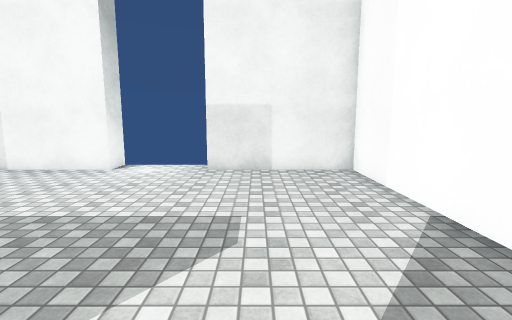
[1] (above)

15 first-person views from a walk through a scene from a Unity 3-D project. The camera is 1.5 m above the floor, tilts 8° down and sees 85° across. The floor is counted in squares, 1 m on a side. Each view is taken from the middle of a square. On the plan, view 1 faces up. The plan holds only what a view shows up to about 14 squares ahead; the rest is blank. Some animated figures are left out. Surface patterns are stand-ins for the level's own textures.

[2]
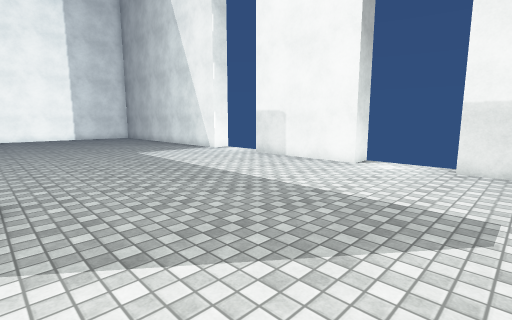

[3]
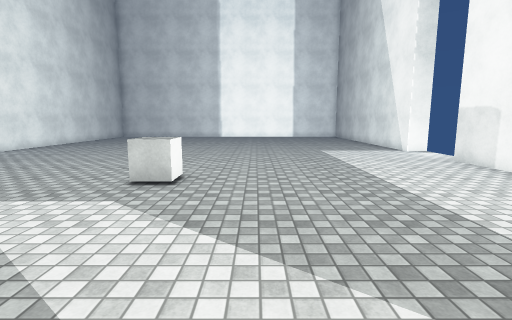

[4]
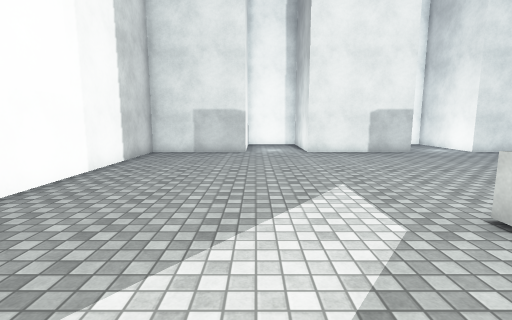

[5]
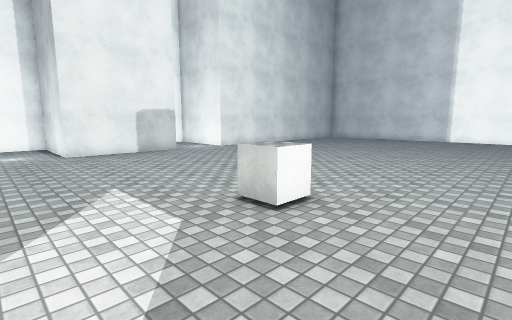

[6]
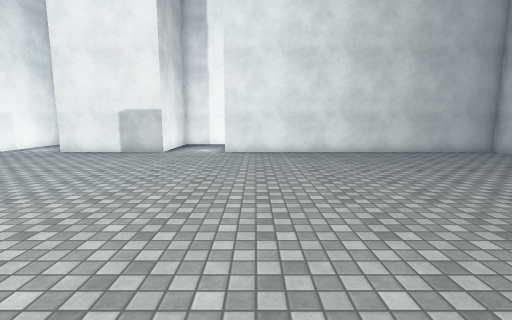

[7]
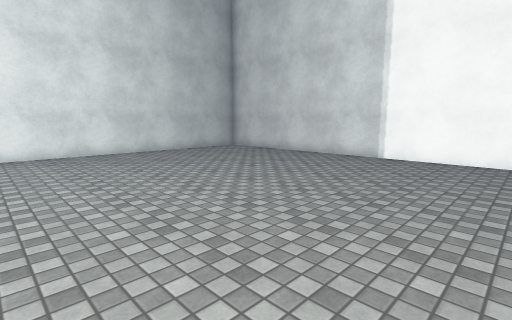

[8]
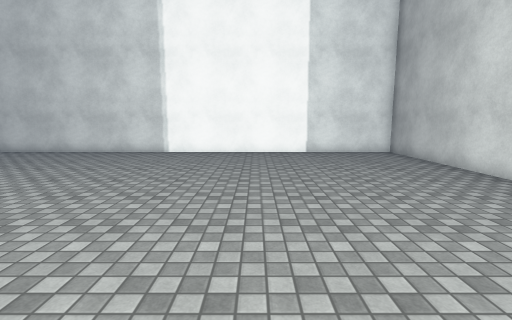

[9]
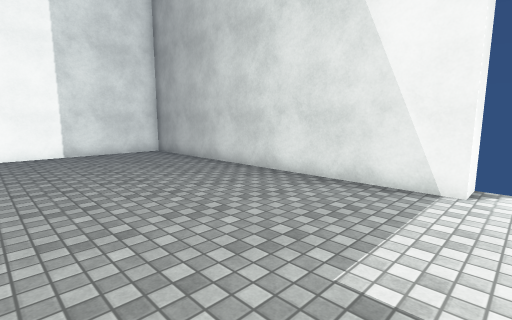

[10]
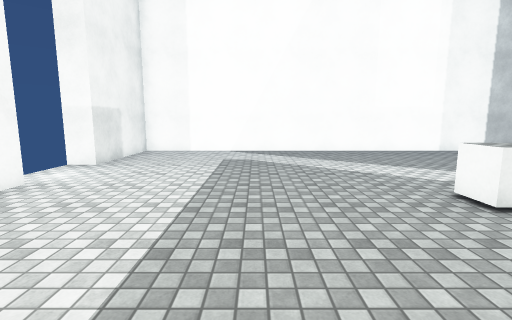

[11]
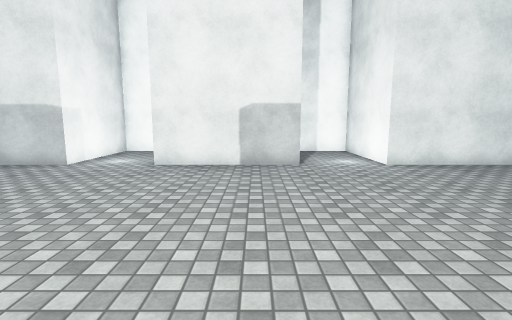

[12]
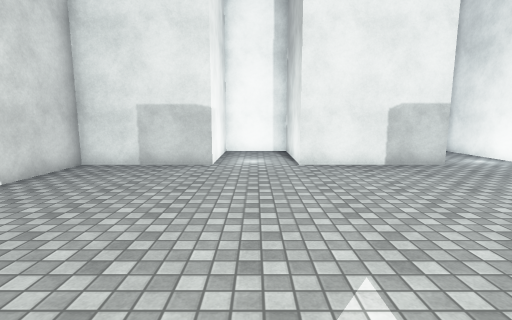

[13]
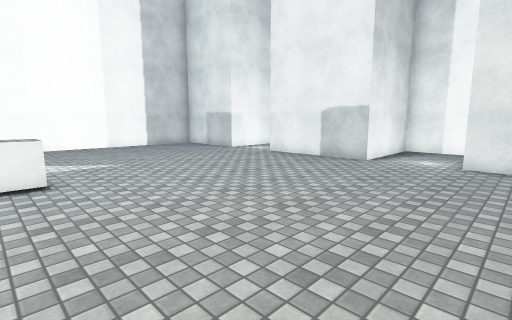

[14]
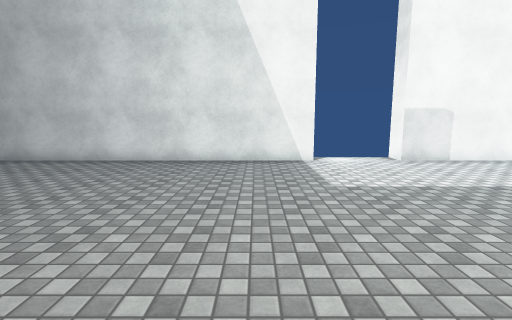

[15]
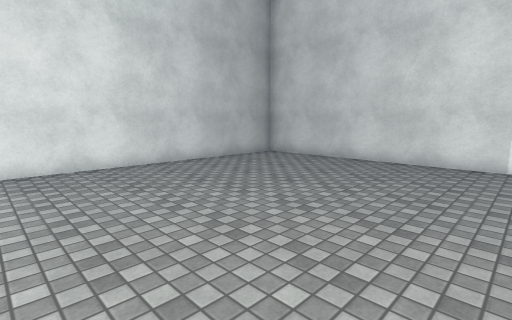

### Floor plan
Points are (right, up) in squares from view 1. A wall is a line through its corners. A room is listed if a view was taken in it or the views show most of it. See-through windows are left out.
Room 1 (views 1, 2, 3, 4, 5, 6, 7, 8, 9, 10, 11, 12, 13, 14, 15)
walls: (-12.8, 9.6) (-12.8, 8.5) (-25.5, 8.5) (-25.5, -11.5) (-12.5, -11.5) (-12.5, -16) (-9.5, -16) (-9.5, -11.5) (-4.5, -11.5) (-4.5, -16) (-1.5, -16) (-1.5, -11.5) (3, -11.5) (3, 8.5) (-1.5, 8.5) (-1.5, 9.5); (-4.5, 9.6) (-4.5, 8.5) (-9.5, 8.5) (-9.5, 9.5)
objects: white cube (-6, -2) to (-6, -1)

Positions as (right, up) in squares from view 1, and headings:
1: (0, 0), facing up
2: (0, -1), facing up-left
3: (1, 1), facing left
4: (-2, 2), facing down
5: (-2, 2), facing down-left
6: (-14, 2), facing down
7: (-14, 2), facing down-left
8: (-12, 2), facing left
9: (-12, 2), facing up-left
10: (-11, 3), facing right
11: (-8, -2), facing down
12: (-3, -2), facing down
13: (-14, -1), facing down-right
14: (-15, -2), facing up
15: (-15, -2), facing down-left
